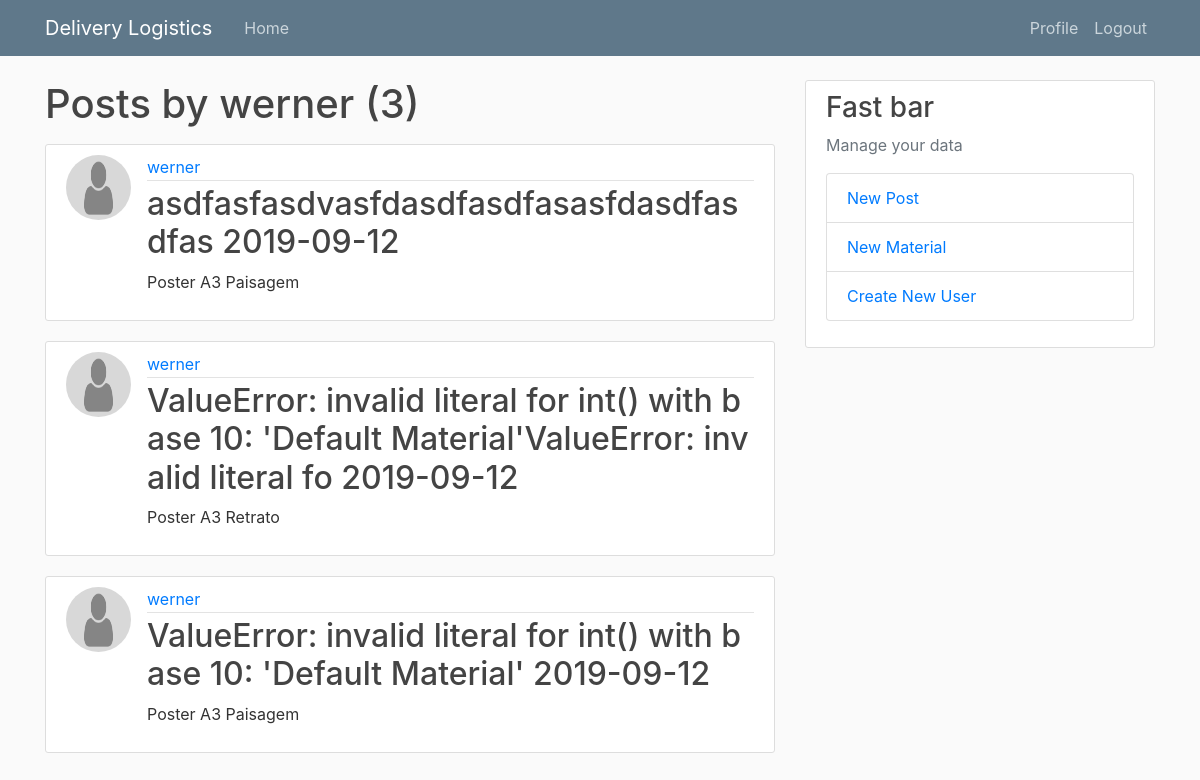
/user/werner (signed in), run on an earlier commit of the app's database.
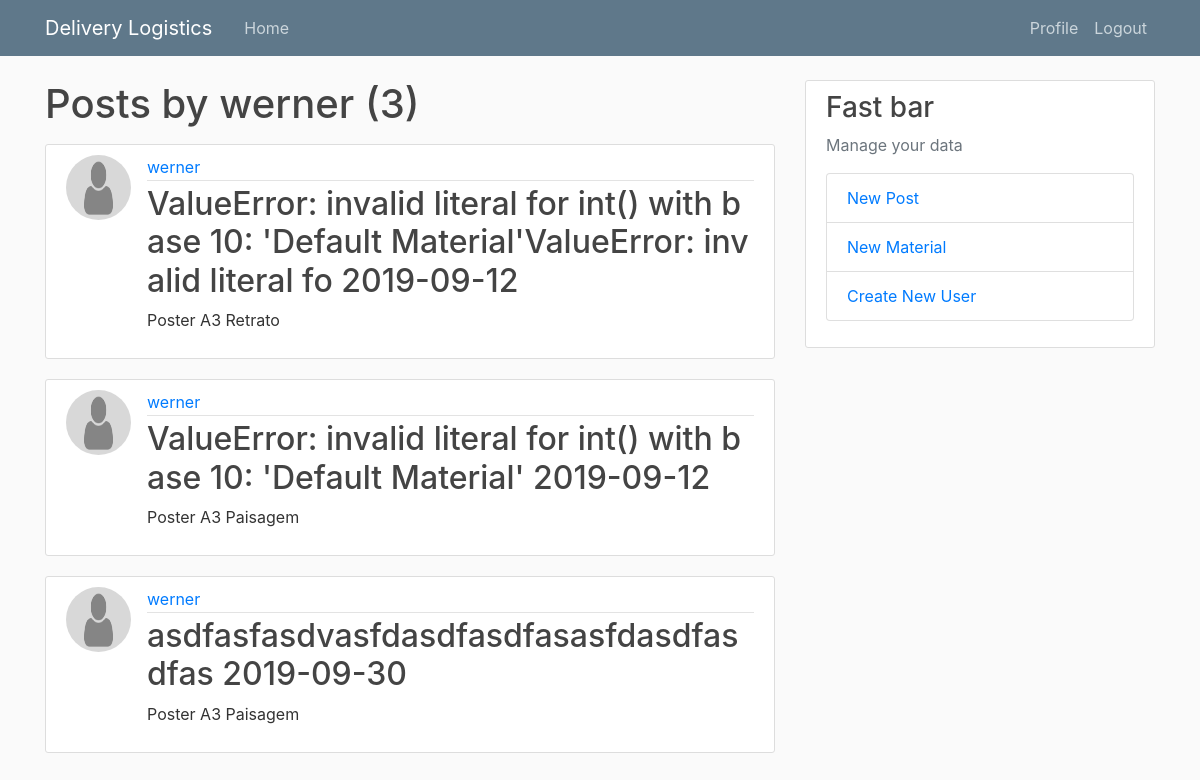
And on a later commit of the database.
### logistics/models.py (models this page shows, shortened)
class Post(models.Model):
    client = models.CharField(max_length=100)
    responsible = models.CharField(max_length=100)
    date = models.DateField()
    material = models.ForeignKey(Material, on_delete=models.CASCADE)
    author = models.ForeignKey(User, on_delete=models.CASCADE)
    def __str__(self):
        return self.client + ' ' + str(self.date)

class Material(models.Model):
    name = models.CharField(max_length=100)
    def __str__(self):
        return self.name

### users/models.py (models this page shows, shortened)
class Profile(models.Model):
    user = models.OneToOneField(User, on_delete=models.CASCADE)
    image = models.ImageField(default='default.png', upload_to="profile_pics")

### logistics/views.py (the view)
# urls.py: path('user/<str:username>', UserPostListView.as_view(), name='user-posts'),
class UserPostListView(LoginRequiredMixin, ListView):
    model = Post
    template_name = 'logistics/user_posts.html'  # <app>/<model>_<viewtype>.html
    context_object_name = 'posts'
    paginate_by = 10
    def get_queryset(self):
        user = get_object_or_404(User, username=self.kwargs.get('username'))
        return Post.objects.filter(author=user).order_by('date')

### logistics/templates/logistics/user_posts.html (shortened to what this page needs)
{% extends "logistics/base.html" %}
{% block content %}
    <h1 class="mb-3">Posts by {{ view.kwargs.username }} ({{ page_obj.paginator.count }})</h1>
{% for post in posts %}
<article class="media content-section">
    <img class="rounded-circle article-img" src="{{ post.author.profile.image.url }}">
    <div class="media-body">
        <div class="article-metadata">
            <a class="mr-2" href="{% url 'user-posts' post.author.username %}">{{ post.author }}</a>
        </div>
        <h2><a class="article-title" href="{% url 'post-detail' post.id %}">{{ post }}</a></h2>
        <p class="article-content">{{ post.material }}</p>
    </div>
</article>
{% endfor %}
{% endblock content %}

What changed in the data, as far as the page shows it:
removed Post: author.profile.image (placeholder picture), author "werner", client+date "asdfasfasdvasfdasdfasdfasasfdasdfasdfas 2019-09-12", material "Poster A3 Paisagem"
added Post: author.profile.image (placeholder picture), author "werner", client+date "asdfasfasdvasfdasdfasdfasasfdasdfasdfas 2019-09-30", material "Poster A3 Paisagem"
